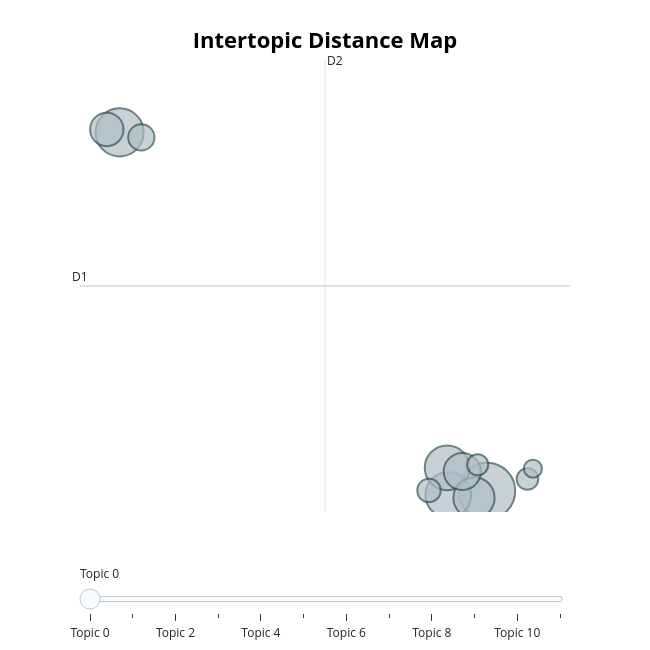

This figure's notebook cell:
### Markdown cell above
## Vizualisation

### Code cell
topic_model.visualize_topics()

### Figure 1 — Plotly figure (JSON) as saved in the notebook; plotly's stock layout.template omitted (floating-point values rounded to 4 significant figures)
{"data": [{"customdata": [[0, "basket | red | yellow | mushrooms | gnomes", 158], [1, "points | gnome | gnomes | colour | group", 114], [2, "points | blue | colours | pink | purple", 103], [3, "mushrooms | gnome | gnomes | colour | try", 99], [4, "basket | red | baskets | yellow | points", 84], [5, "mushrooms | colours | mushroom | change | color", 68], [6, "hat | gnome | gnomes | tall | short", 55], [7, "hats | tall | hat | tall hats | short", 34], [8, "keys | breaks | fingers | just | game", 27], [9, "forest | gnomes forest | mushrooms | green | gnomes", 23], [10, "hat | mushrooms | hats | tall | modifier", 22], [11, "points | mushrooms | gnome | picking | try", 16]], "hovertemplate": "<b>Topic %{customdata[0]}</b><br>%{customdata[1]}<br>Size: %{customdata[2]}", "legendgroup": "", "marker": {"color": "#B0BEC5", "line": {"color": "DarkSlateGrey", "width": 2}, "size": [158, 114, 103, 99, 84, 68, 55, 34, 27, 23, 22, 16], "sizemode": "area", "sizeref": 0.09875, "symbol": "circle"}, "mode": "markers", "name": "", "orientation": "v", "showlegend": false, "type": "scatter", "x": [3.935, -3.243, 3.18, 3.158, 3.682, 3.454, -3.493, -2.819, 2.803, 4.727, 3.753, 4.833], "xaxis": "x", "y": [8.633, 39.14, 8.299, 10.6, 8.054, 10.29, 39.39, 38.71, 8.681, 9.653, 10.86, 10.53], "yaxis": "y"}], "layout": {"annotations": [{"showarrow": false, "text": "D1", "x": -4.017, "y": 26.07, "yshift": 10}, {"showarrow": false, "text": "D2", "x": 0.7706, "xshift": 10, "y": 45.29}], "height": 650, "hoverlabel": {"bgcolor": "white", "font": {"family": "Rockwell", "size": 16}}, "legend": {"itemsizing": "constant", "tracegroupgap": 0}, "margin": {"t": 60}, "shapes": [{"line": {"color": "#CFD8DC", "width": 2}, "type": "line", "x0": 0.7706, "x1": 0.7706, "y0": 6.846, "y1": 45.29}, {"line": {"color": "#9E9E9E", "width": 2}, "type": "line", "x0": -4.017, "x1": 5.558, "y0": 26.07, "y1": 26.07}], "sliders": [{"active": 0, "pad": {"t": 50}, "steps": [{"args": [{"marker.color": [["red", "#B0BEC5", "#B0BEC5", "#B0BEC5", "#B0BEC5", "#B0BEC5", "#B0BEC5", "#B0BEC5", "#B0BEC5", "#B0BEC5", "#B0BEC5", "#B0BEC5"]]}], "label": "Topic 0", "method": "update"}, {"args": [{"marker.color": [["#B0BEC5", "red", "#B0BEC5", "#B0BEC5", "#B0BEC5", "#B0BEC5", "#B0BEC5", "#B0BEC5", "#B0BEC5", "#B0BEC5", "#B0BEC5", "#B0BEC5"]]}], "label": "Topic 1", "method": "update"}, {"args": [{"marker.color": [["#B0BEC5", "#B0BEC5", "red", "#B0BEC5", "#B0BEC5", "#B0BEC5", "#B0BEC5", "#B0BEC5", "#B0BEC5", "#B0BEC5", "#B0BEC5", "#B0BEC5"]]}], "label": "Topic 2", "method": "update"}, {"args": [{"marker.color": [["#B0BEC5", "#B0BEC5", "#B0BEC5", "red", "#B0BEC5", "#B0BEC5", "#B0BEC5", "#B0BEC5", "#B0BEC5", "#B0BEC5", "#B0BEC5", "#B0BEC5"]]}], "label": "Topic 3", "method": "update"}, {"args": [{"marker.color": [["#B0BEC5", "#B0BEC5", "#B0BEC5", "#B0BEC5", "red", "#B0BEC5", "#B0BEC5", "#B0BEC5", "#B0BEC5", "#B0BEC5", "#B0BEC5", "#B0BEC5"]]}], "label": "Topic 4", "method": "update"}, {"args": [{"marker.color": [["#B0BEC5", "#B0BEC5", "#B0BEC5", "#B0BEC5", "#B0BEC5", "red", "#B0BEC5", "#B0BEC5", "#B0BEC5", "#B0BEC5", "#B0BEC5", "#B0BEC5"]]}], "label": "Topic 5", "method": "update"}, {"args": [{"marker.color": [["#B0BEC5", "#B0BEC5", "#B0BEC5", "#B0BEC5", "#B0BEC5", "#B0BEC5", "red", "#B0BEC5", "#B0BEC5", "#B0BEC5", "#B0BEC5", "#B0BEC5"]]}], "label": "Topic 6", "method": "update"}, {"args": [{"marker.color": [["#B0BEC5", "#B0BEC5", "#B0BEC5", "#B0BEC5", "#B0BEC5", "#B0BEC5", "#B0BEC5", "red", "#B0BEC5", "#B0BEC5", "#B0BEC5", "#B0BEC5"]]}], "label": "Topic 7", "method": "update"}, {"args": [{"marker.color": [["#B0BEC5", "#B0BEC5", "#B0BEC5", "#B0BEC5", "#B0BEC5", "#B0BEC5", "#B0BEC5", "#B0BEC5", "red", "#B0BEC5", "#B0BEC5", "#B0BEC5"]]}], "label": "Topic 8", "method": "update"}, {"args": [{"marker.color": [["#B0BEC5", "#B0BEC5", "#B0BEC5", "#B0BEC5", "#B0BEC5", "#B0BEC5", "#B0BEC5", "#B0BEC5", "#B0BEC5", "red", "#B0BEC5", "#B0BEC5"]]}], "label": "Topic 9", "method": "update"}, {"args": [{"marker.color": [["#B0BEC5", "#B0BEC5", "#B0BEC5", "#B0BEC5", "#B0BEC5", "#B0BEC5", "#B0BEC5", "#B0BEC5", "#B0BEC5", "#B0BEC5", "red", "#B0BEC5"]]}], "label": "Topic 10", "method": "update"}, {"args": [{"marker.color": [["#B0BEC5", "#B0BEC5", "#B0BEC5", "#B0BEC5", "#B0BEC5", "#B0BEC5", "#B0BEC5", "#B0BEC5", "#B0BEC5", "#B0BEC5", "#B0BEC5", "red"]]}], "label": "Topic 11", "method": "update"}]}], "title": {"font": {"color": "Black", "size": 22}, "text": "<b>Intertopic Distance Map</b>", "x": 0.5, "xanchor": "center", "y": 0.95, "yanchor": "top"}, "width": 650, "xaxis": {"anchor": "y", "domain": [0, 1], "range": [-4.017, 5.558], "title": {"text": ""}, "visible": false}, "yaxis": {"anchor": "x", "domain": [0, 1], "range": [6.846, 45.29], "title": {"text": ""}, "visible": false}}}
